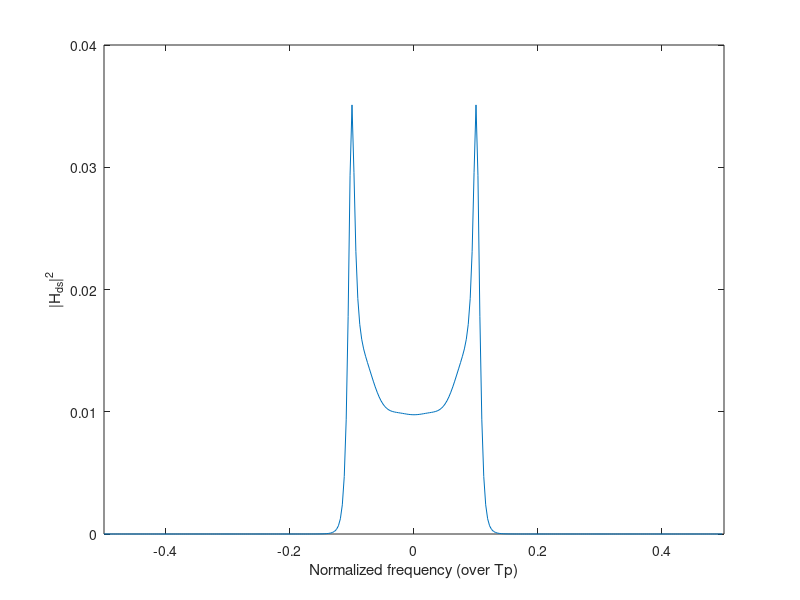
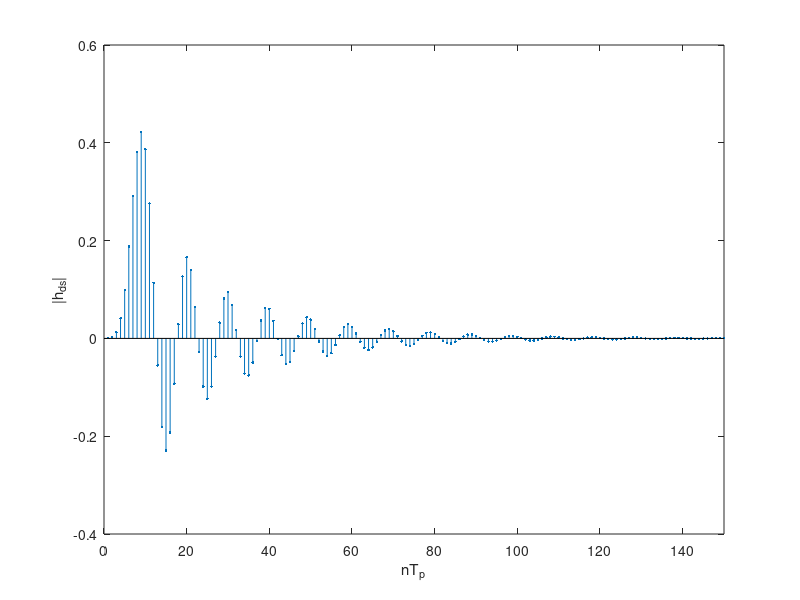
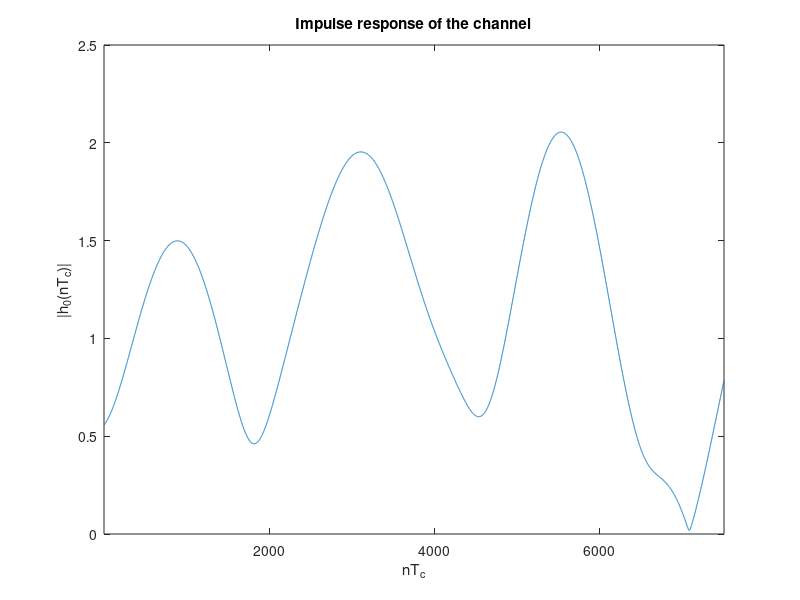

MATLAB code to generate these figures, in order: (Note: this script raises an error after producing the figures.)
clc; close all; clear global; clearvars;

%% SETUP OF THE GIVEN PARAMETERS
Tc=1;
fd=(40*10^-5)/Tc;
Tp=1/10*(1/fd); 
Nsamples=80000;
hplot_samples=7500;
KdB=2;
K=10^(KdB/10); 
C=sqrt(K/(K+1)); 

%setup of the doppler filter coefficients (page 317)
a_ds=[1, -4.4153, 8.6283, -9.4592, 6.1051, -1.3542, -3.3622, 7.2390, -7.9361, 5.1221, -1.8401, 2.8706e-1];
b_ds=[1.3651e-4, 8.1905e-4, 2.0476e-3, 2.7302e-3, 2.0476e-3, 9.0939e-4, 6.7852e-4, 1.3550e-3, 1.8076e-3, 1.3550e-3, 5.3726e-4, 6.1818e-5, -7.1294e-5, ...
    -9.5058e-5, -7.1294e-5, -2.5505e-5, 1.3321e-5, 4.5186e-5, 6.0248e-5, 4.5186e-5, 1.8074e-5, 3.0124e-6];
% The energy of the doppler filter needs to be normalized to 1
h_ds=impz(b_ds, a_ds);
E_hds=sum(h_ds.^2);
b_ds=b_ds/sqrt(E_hds);
Npoints=Nsamples/Tp;
[Hds, f]=freqz(b_ds,a_ds,Npoints,'whole');
Hds2=(1/Npoints)*abs(Hds).^2;
% Hds=fft(h_ds, Npoints);
% Hds2=abs(Hds).^2;
D_f=fftshift(Hds2);
figure, plot((f/(2*pi))-0.5, D_f)
ylabel('|H_{ds}|^2')
xlim([-0.5 0.5])
xlabel('Normalized frequency (over Tp)')
%normalize the power of h0.
Md=1-C^2;

%% SIMULATION OF THE CHANNEL IMPULSE RESPONSE
%compute the transient as 5*Neq*Tp because the final sampling time is Tq 
pvec=abs(roots(a_ds));
pmax=max(pvec);
Neq=ceil(-1/log(pmax));
transient=5*Tp*Neq;
%transient=length(h_ds)*Tp;

h_nsamples=Nsamples+transient;
w_samples=ceil(h_nsamples/Tp);
% Complex-valued Gaussian white noise with zero mean and unit variance
w=wgn(w_samples,1,0,'complex');

h_full=filter(b_ds, a_ds, w);
figure, stem(impz(b_ds,a_ds),'.'), ylabel('|h_{ds}|'), xlabel('nT_p'), xlim([0 150])

%interpolation to Tq
t = 1:length(h_full);
t_int = Tc/Tp:Tc/Tp:length(h_full);
h_int = interp1(t, h_full, t_int, 'spline');

%multiply by sqrt(M_h0) to give the desired power 
h_int=h_int*sqrt(Md);

%drop the transient and add C because of LOS component
h=h_int(transient+1:end)+C;


%plot of 7500 samples of h
figure, 
plot(abs(h(1:hplot_samples)))
xlabel('nT_c')
ylabel('|h_0(nT_c)|')
xlim([1 hplot_samples])
title('Impulse response of the channel')

%% ESTIMATE OF THE PDF OF H0bar

h_bar=h/sqrt(C^2+Md); % the normalization here does not make much sense
% as M_h0=1-C^2, but it's to keep the formulas as in the book

% mean and variance of the realization of h
h_sd=std(abs(h_bar));
h_mean=mean(abs(h_bar));
% magnitude
mag_h=abs(h_bar);
% fit the data with a Rice ditribution to derive the parameters 
[v, s]=ricefit(mag_h);
% parameters v ans s are related to the rice factor K (wikipedia rician
% distribution)
K_est=v^2/(2*s^2); % estimated value of K 

% compute the theoretical and the estimated distributions
x=linspace(0,3,1000);
est=ricepdf(x,v,s);
v_th=sqrt(K/(K+1));
s_th=sqrt(1/(2*(K+1)));
th=ricepdf(x,v_th,s_th );

% plot of the theoretical and estimated distributions
figure
%plot(x,est,'r'), hold on, plot(x,th,'b')
Nbins=17;
%histogram(mag_h, Nbins,'Normalization','pdf','DisplayStyle','stairs'), hold on, plot(x,th,'r-.'),% hold on, plot(x,est,'k'),
plot(x,est,'r-.'), hold on, plot(x,th,'k--'),
legend('pdf with K_{est}','theoretical pdf')
title('Estimate of the pdf of h_0')
ylabel('f_x(a)')
xlabel('a')
%legend('Histogram','theoretical pdf','Estimated pdf')

%% SPECTRUM ESTIMATION

% Welch estimator
D=ceil(Nsamples/4);   %window length
S=ceil(D/2);   %overlap

 w_welch=window(@hamming,D);
%w_welch=kaiser(D,2);

Welch_P = welchPSD(h', w_welch, S);
Welch_P=Welch_P/Nsamples;
%f=1/Tc:1/Tc:Nsamples;
Welch_centered=fftshift(Welch_P);

figure,
freq1=[-Nsamples/2+1:Nsamples/2];
freq2=[-Npoints/2+1:Npoints/2];
% freq2=[-1/Tp:1/Tp:1/Tp];
peak=10*log10(C^2);
analytic=10*log10(Md*D_f);
analytic(length(analytic)/2)=peak;
plot(freq1-1, 10*log10(Welch_centered)) , hold on, plot(freq2, analytic,'r--')

ylim([-40 0])
%ylim([-55 -15])
xlim([-5*Nsamples*fd 5*Nsamples*fd])
xticks([-160 -128 -96 -64 -32 0 32 64 96 128 160])
xticklabels({'-5f_d','-4f_d','-3f_d','-2f_d','-f_d','0','f_d','2f_d','3f_d','4f_d','5f_d'});
ylabel('PSD [dB]')
xlabel('f')
legend('Estimate','Theoretical curve')
